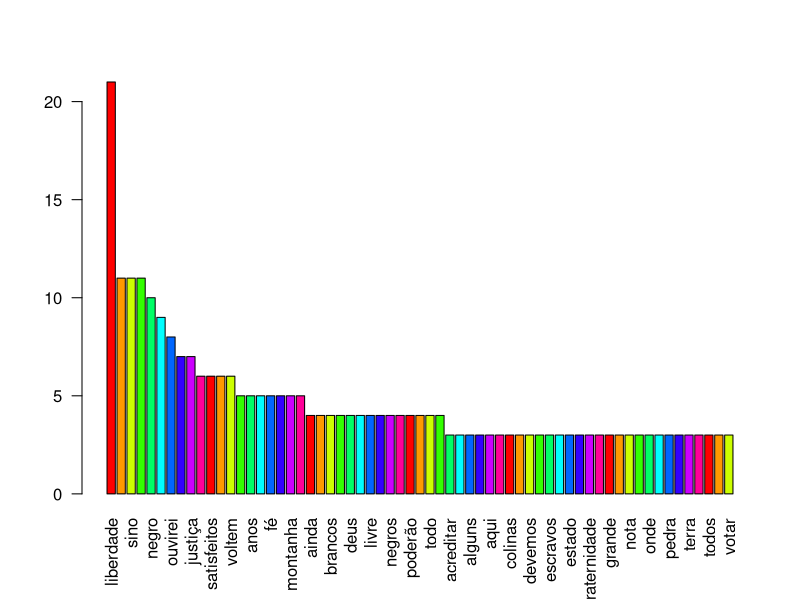
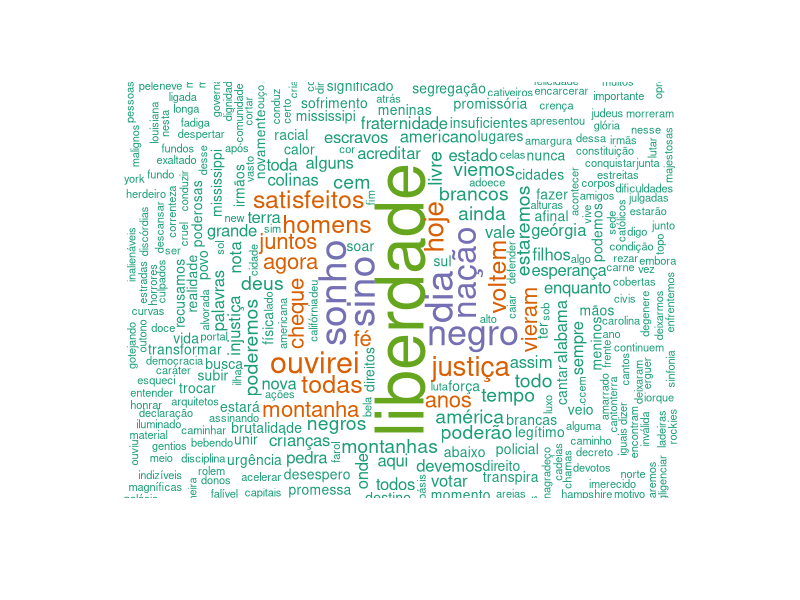

These charts were generated, in order, by the following R code:
## ---- chunk 1
#pacotes a serem instalados
install.packages("tm")
install.packages("wordcloud")
install.packages("readr")
library(tm)
library(wordcloud)
library(readr)

## ---- chunk 2
discurso = read.delim("discurso_mlk.txt", header=FALSE)


VS <- VectorSource(discurso)
corpus <- Corpus(VS)

#removendo minúsculos
corpus <- tm_map(corpus, content_transformer(tolower))

#removendo pontuação
corpus <- tm_map(corpus, removePunctuation)

#removendo espaços extras em branco
corpus <- tm_map(corpus, stripWhitespace)

#remover numeros
corpus <- tm_map(corpus, removeNumbers)

#remover stopwords
corpus <- tm_map(corpus, removeWords, stopwords('portuguese'))

#converter para o formato de matrix

tdm <- as.matrix(TermDocumentMatrix(corpus))

#Fornecer as frequencias ordenadas de cada palavra

fre <- sort(rowSums(tdm), decreasing = TRUE)

#escolhedo um subconjunto dos dados
aux<- subset(fre, fre>2)

#plotar gráfico de barras
barplot(aux, las=2, col = rainbow(10))


wordcloud(corpus, min.freq = 1, max.words = Inf,
          random.order = FALSE, rot.per = 0.35,
          colors=brewer.pal(5,"Dark2"))
